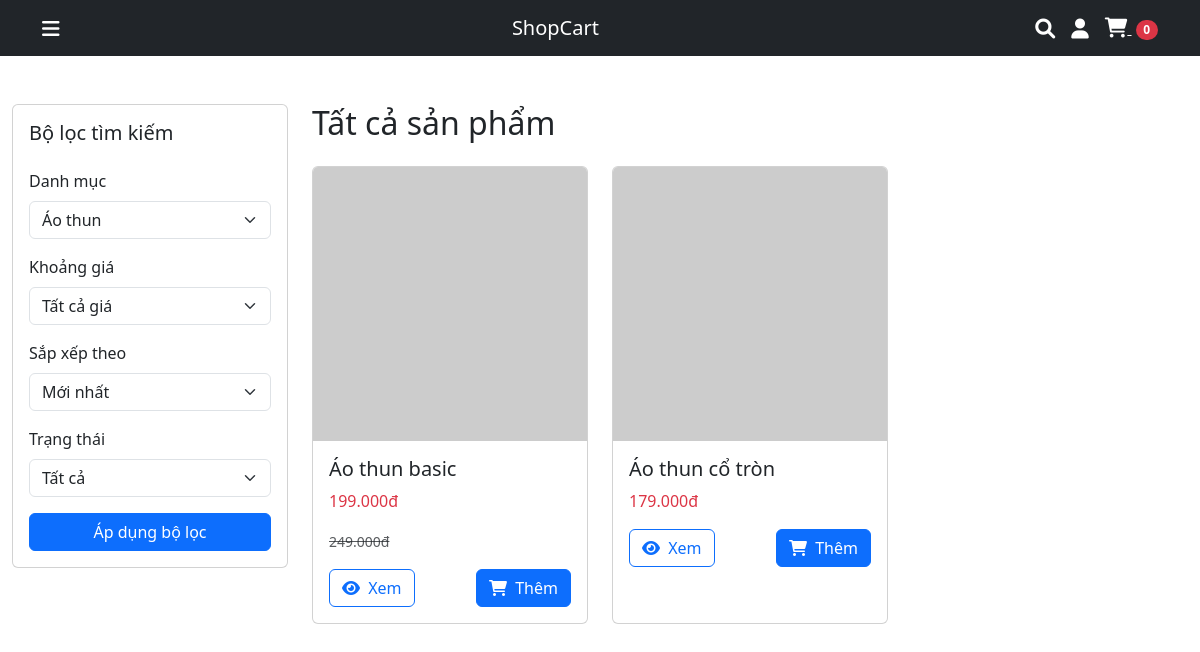
The page /products.php?category=ao-thun on the database its author committed.
### tables this page shows
CREATE TABLE IF NOT EXISTS products (
    id INT AUTO_INCREMENT PRIMARY KEY,
    category_id INT,
    name VARCHAR(255) NOT NULL,
    slug VARCHAR(255) NOT NULL UNIQUE,
    description TEXT,
    price DECIMAL(10, 2) NOT NULL,
    original_price DECIMAL(10, 2),
    stock INT NOT NULL DEFAULT 0,
    status ENUM('in-stock', 'out-of-stock', 'sale') DEFAULT 'in-stock',
    image VARCHAR(255),
    created_at TIMESTAMP DEFAULT CURRENT_TIMESTAMP,
    updated_at TIMESTAMP DEFAULT CURRENT_TIMESTAMP ON UPDATE CURRENT_TIMESTAMP,
    FOREIGN KEY (category_id) REFERENCES categories(id) ON DELETE SET NULL
);

### products.php (the view, shortened to what this page needs)
<?php
require_once 'config/database.php';
$category = isset($_GET['category']) ? $_GET['category'] : '';
$sort = isset($_GET['sort']) ? $_GET['sort'] : 'newest';
$status = isset($_GET['status']) ? $_GET['status'] : 'all';
$query = "SELECT p.*, c.name as category_name
          FROM products p
          LEFT JOIN categories c ON p.category_id = c.id
          WHERE 1=1";
$params = [];
if ($category) {
    $query .= " AND c.slug = ?";
    $params[] = $category;
}
switch ($sort) {
    default:
        $query .= " ORDER BY p.created_at DESC";
}
$stmt = $conn->query("SELECT * FROM categories ORDER BY name");
$categories = $stmt->fetchAll();
$stmt = $conn->prepare($query);
$stmt->execute($params);
$products = $stmt->fetchAll();
?>
<!DOCTYPE html>
<html lang="en">
<head>
    <link href="https://cdn.jsdelivr.net/npm/bootstrap@5.3.0/dist/css/bootstrap.min.css" rel="stylesheet">
    <link rel="stylesheet" href="https://cdnjs.cloudflare.com/ajax/libs/font-awesome/6.0.0/css/all.min.css">
</head>
<body>
    <nav class="navbar navbar-expand-lg navbar-dark bg-dark">
        <div class="container">
            <div class="category-dropdown">
                <a href="#" class="text-white me-3">
                    <i class="fas fa-bars fa-lg"></i>
                </a>
            </div>
            <a class="navbar-brand mx-auto" href="index.php">ShopCart</a>
            <div class="d-flex align-items-center">
                <a href="#" class="text-white me-3" id="searchIcon">
                    <i class="fas fa-search fa-lg"></i>
                </a>
                <a href="signin.php" class="text-white me-3">
                    <i class="fas fa-user fa-lg"></i>
                </a>
                <a href="cart.php" class="text-white">
                    <i class="fas fa-shopping-cart fa-lg"></i>
                    <span class="badge bg-danger rounded-pill ms-1"><?php echo count($_SESSION['cart']); ?></span>
                </a>
            </div>
        </div>
    </nav>
    <div class="container-fluid py-5">
        <div class="row">
            <div class="col-md-3">
                <div class="card">
                    <div class="card-body">
                        <h5 class="card-title mb-4">Bộ lọc tìm kiếm</h5>
                        <form id="filterForm" method="GET">
                            <div class="mb-3">
                                <label class="form-label">Danh mục</label>
                                <select class="form-select" name="category" id="categoryFilter">
                                    <?php foreach ($categories as $cat): ?>
                                    <option value="<?php echo $cat['slug']; ?>" <?php echo $category === $cat['slug'] ? 'selected' : ''; ?>>
                                        <?php echo $cat['name']; ?>
                                    </option>
                                    <?php endforeach; ?>
                                </select>
                            </div>
                            <div class="mb-3">
                                <label class="form-label">Khoảng giá</label>
                                <select class="form-select" name="price" id="priceFilter">
                                    <option value="">Tất cả giá</option>
                                </select>
                            </div>
                            <div class="mb-3">
                                <label class="form-label">Sắp xếp theo</label>
                                <select class="form-select" name="sort" id="sortFilter">
                                    <option value="newest" <?php echo $sort === 'newest' ? 'selected' : ''; ?>>Mới nhất</option>
                                </select>
                            </div>
                            <div class="mb-3">
                                <label class="form-label">Trạng thái</label>
                                <select class="form-select" name="status" id="statusFilter">
                                    <option value="all" <?php echo $status === 'all' ? 'selected' : ''; ?>>Tất cả</option>
                                </select>
                            </div>
                            <button type="submit" class="btn btn-primary w-100">Áp dụng bộ lọc</button>
                        </form>
                    </div>
                </div>
            </div>
            <div class="col-md-9">
                <h2 class="mb-4">Tất cả sản phẩm</h2>
                <div class="row row-cols-1 row-cols-md-2 row-cols-lg-3 g-4">
                    <?php foreach ($products as $product): ?>
                    <div class="col">
                        <div class="card h-100 product-card">
                            <img src="<?php echo htmlspecialchars($product['image']); ?>" class="card-img-top" alt="<?php echo htmlspecialchars($product['name']); ?>">
                            <div class="card-body">
                                <h5 class="card-title"><?php echo htmlspecialchars($product['name']); ?></h5>
                                <p class="card-text text-danger"><?php echo number_format($product['price'], 0, ',', '.'); ?>đ</p>
                                <?php if ($product['original_price']): ?>
                                <p class="card-text"><small class="text-muted text-decoration-line-through"><?php echo number_format($product['original_price'], 0, ',', '.'); ?>đ</small></p>
                                <?php endif; ?>
                                <div class="d-flex justify-content-between">
                                    <a href="product-detail.php?id=<?php echo $product['id']; ?>" class="btn btn-outline-primary">
                                        <i class="fas fa-eye me-1"></i> Xem
                                    </a>
                                    <button class="btn btn-primary add-to-cart" data-product-id="<?php echo $product['id']; ?>">
                                        <i class="fas fa-shopping-cart me-1"></i> Thêm
                                    </button>
                                </div>
                            </div>
                        </div>
                    </div>
                    <?php endforeach; ?>
                </div>
            </div>
        </div>
    </div>
</body>
</html>

### products.php (style rules this page uses)
.product-card { transition: transform 0.3s; }
.category-dropdown { position: relative; display: inline-block; }

### rows shown on the page
products: name "Áo thun basic", price "199.000", original_price "249.000"
products: name "Áo thun cổ tròn", price "179.000"

### other values the page prints
count($_SESSION['cart']) "0"
form field category "Áo thun"
